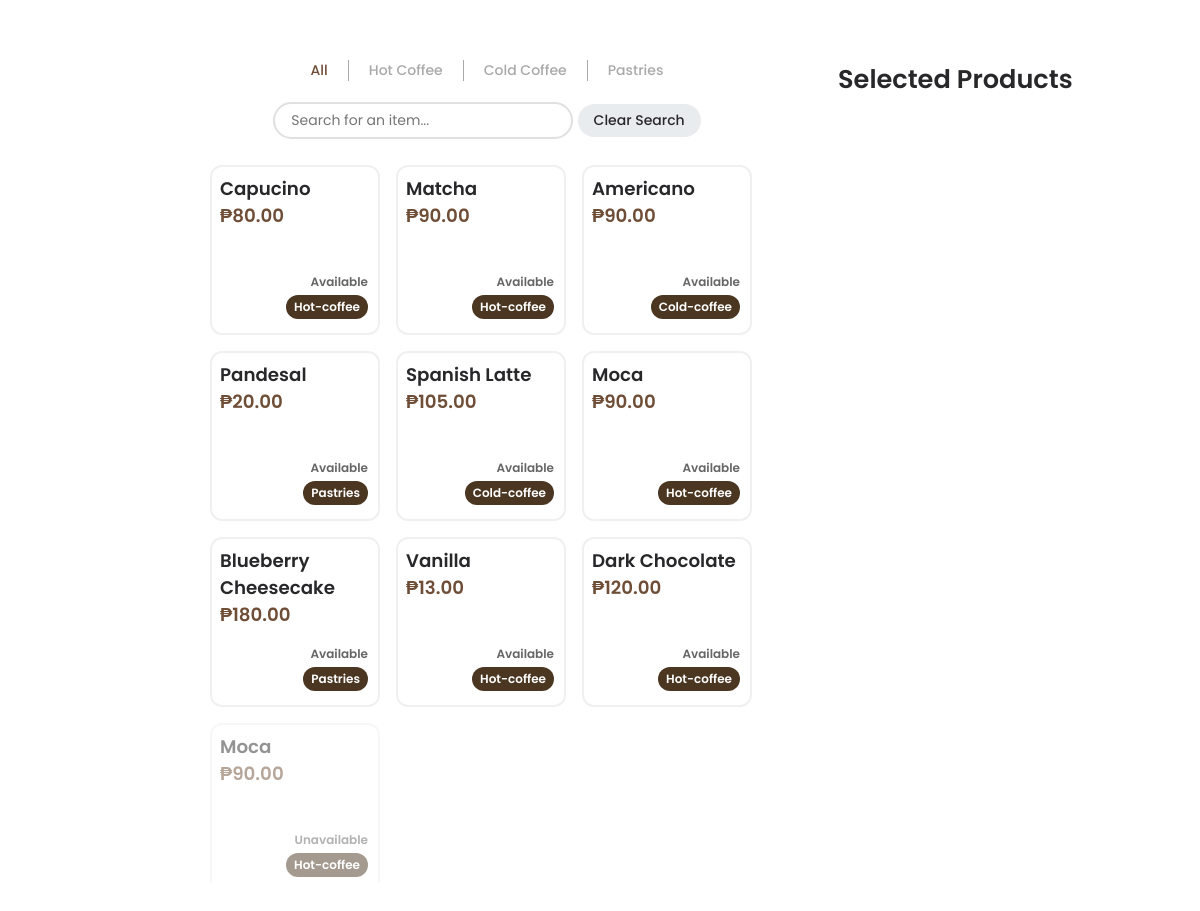
The page /purchase (signed in) on the database its author committed.
### tables this page shows
CREATE TABLE products (
                id INTEGER PRIMARY KEY AUTOINCREMENT,
                name TEXT NOT NULL,
                price DECIMAL(10, 2) NOT NULL,
                is_available BOOLEAN DEFAULT 1,
                category TEXT NOT NULL,
                is_deleted BOOLEAN DEFAULT 0
            );

### app.py (the view, shortened to what this page needs)
@app.route("/")
@app.route("/home")
@app.route("/purchase", methods=["GET", "POST"])
@login_required
def purchase():
    return getProducts()

### app.py (called while the page is built)
@app.before_request
def setup():
    init_db(DB)

### auth.py (called while the page is built)
def login_required(f):
    @wraps(f)
    def decorated(*args, **kwargs):
        if "user" not in session:
            return redirect(url_for("login"))
        return f(*args, **kwargs)
    return decorated

### templates/purchase.html (shortened to what this page needs)
{% extends 'layout.html' %}
{% block content %}
<link rel="stylesheet" href="{{ url_for('static', filename='css/purchase.css') }}">
<link rel="stylesheet" href="{{ url_for('static', filename='css/receipt.css') }}">
<div class="transaction-container">
    <div class="main-content">
        <section class="products-section">
            <div class="categories-container" id="category-container">
                <ul class="categories">
                    <li class="{% if selected_category == 'all' %}active{% endif %}" data-category="all">
                        <a href="#" onclick="setCategory('all')">All</a>
                    </li>
                    <li class="{% if selected_category == 'hot-coffee' %}active{% endif %}" data-category="hot-coffee">
                        <a href="#" onclick="setCategory('hot-coffee')">Hot Coffee</a>
                    </li>
                    <li class="{% if selected_category == 'cold-coffee' %}active{% endif %}" data-category="cold-coffee">
                        <a href="#" onclick="setCategory('cold-coffee')">Cold Coffee</a>
                    </li>
                    <li class="{% if selected_category == 'pastries' %}active{% endif %}" data-category="pastries">
                        <a href="#" onclick="setCategory('pastries')">Pastries</a>
                    </li>
                </ul>
            </div>
            <div class="search-container">
                <input type="text" name="search-bar" id="search-query" class="search-input" placeholder="Search for an item...">
                <button type="button" id="clear-search-button">Clear Search</button>
            </div>
            <ul id="product-list" class="products-grid">
                {% for product in products|sort(attribute='is_available', reverse=True) %}
                    {% if product['name'] %}
                    <li
                        class="product-card{% if not product['is_available'] %} unavailable{% endif %}"
                        data-id="{{ product['id'] }}"
                        data-name="{{ product['name']|replace("'", "\\'")|replace('\\', '\\\\') }}"
                        data-price="{{ product['price'] }}"
                        data-category="{{ product['category']|replace("'", "\\'")|replace('\\', '\\\\') }}"
                        data-available="{{ 'true' if product['is_available'] else 'false' }}"
                    >
                        <h4>{{ product['name'] }}</h4>
                        <p class="product-price">₱{{ '%.2f'|format(product['price']) }}</p>
                        <div class="product-info">
                            <p class="availability">{{ "Available" if product['is_available'] else "Unavailable" }}</p>
                            <p class="category">{{ product['category']|capitalize }}</p>
                        </div>
                    </li>
                    {% endif %}
                {% endfor %}
            </ul>
        </section>
        <aside class="cart-section">
                <h3 class="cart-title">Selected Products</h3>
            <div id="selected-products-section" class="selected-products-container">
            </div>
        </aside>
    </div>
</div>
{% endblock %}

### static/css/layout.css (style rules this page uses)
:root { --dark: #28282B; --light: #fff; --brown-light: #a67b5b; --brown-ver1: #4b3621; --brown-ver2: #6f4e37; --brown-ver3: #382206; --gray-light: #f8f9fa; --gray-medium: #e9ecef; --gray-dark: #6c757d; --fs-xxxl: 2.2rem; --fs-xxl: 2rem; --fs-xl: 1.6rem; --fs-l: 1.4rem; --fs-m: 1.2rem; --fs-s: 1.14rem; --fs-xs: .975rem; --fs-xxs: 0.875rem; --fs-xxxs: 0.75rem; --primary-font: 'Poppins', sans-serif; --trans-duration-default: .27s; --shadow-default: rgba(0, 0, 0, 0.068) 0px 2px 3px 0px, rgba(0, 0, 0, 0.408) 0px 0px 0px .06rem; --shadow-hover: 0 10px 20px rgba(0,0,0,0.19), 0 6px 6px rgba(0, 0, 0, 0.312); --shadow-material: 0 1px 3px rgba(0,0,0,0.12), 0 1px 2px rgba(0,0,0,0.24); }
* { box-sizing: border-box; padding: 0; margin: 0; font-family: var(--primary-font); color: var(--brown-ver1); }
h1, h2, h3 { font-weight: 600; color: var(--brown-ver1); }
h3 { font-size: var(--fs-l); }
h4 { font-size: var(--fs-m); }
a { text-decoration: none; }
#clear-search-button { padding: 0.375rem 1rem; background-color: var(--gray-medium); color: var(--dark); border: none; border-radius: 25px; font-size: var(--fs-xxs); font-weight: 500; cursor: pointer; transition: all var(--trans-duration-default); white-space: nowrap; }
ul > li { list-style: none; }
.categories a { color: var(--brown-light); font-weight: 500; }
.categories .active a { color: var(--brown-ver3); }

### static/css/purchase.css (style rules this page uses)
.transaction-container { display: flex; height: 95dvh; gap: 1rem; padding: 1rem; overflow: hidden; }
.main-content { flex: 1; display: flex; gap: 1rem; }
.products-section { flex: 1; background-color: var(--light); border-radius: 12px; padding: 1.5rem; }
.categories-container { margin-bottom: 1.3rem; }
.categories { display: flex; list-style: none; justify-content: center; flex-wrap: wrap; }
.categories li { transition: all var(--trans-duration-default); overflow: hidden; }
.categories li a { display: block; text-decoration: none; color: #a9a9a9; font-size: var(--fs-xxs); font-weight: 500; padding: 0 20px; transition: all var(--trans-duration-default); }
.categories li:not(:last-of-type) a { border-right: 1px solid #a9a9a9; }
.categories li.active a { color: var(--brown-ver2); }
.search-container { margin-bottom: 1rem; text-align: center; }
.search-input { width: 100%; max-width: 300px; padding: 0.375rem 1rem; border: 2px solid #e0e0e0; border-radius: 25px; font-size: var(--fs-xxs); font-family: var(--primary-font); transition: all var(--trans-duration-default); background-color: var(--light); }
.products-grid { display: flex; flex-direction: row; flex-wrap: wrap; gap: 1rem; list-style: none; height: 90%; width: 100%; padding: 10px; justify-content: start; align-items: start; overflow: hidden; overflow-y: auto; position: relative; }
.product-card { background-color: var(--light); border-radius: 12px; padding: .5rem; width: 23%; min-width: 170px; height: 170px; cursor: pointer; transition: all var(--trans-duration-default); border: 2px solid #f0f0f0; position: relative; }
.product-card.unavailable { opacity: 0.5; cursor: not-allowed; }
.product-card h4 { font-size: var(--fs-s); font-weight: 600; color: var(--dark); }
.product-card p { font-size: var(--fs-xxxs); margin-bottom: 0.25rem; color: #666; }
.product-info { position: absolute; text-align: right; bottom: 10px; right: 10px; }
.availability { font-weight: 600; }
.category { font-weight: 600; padding: 3px 8px; background-color: var(--brown-ver1); color: var(--light) !important; border-radius: 20px; }
.product-price { font-weight: 600; color: var(--brown-ver2) !important; font-size: var(--fs-s) !important; transition: all var(--trans-duration-default); padding: 0 0; }
.cart-section { width: 350px; padding: 1.5rem; display: flex; flex-direction: column; gap: 1.5rem; }
.cart-title { font-size: var(--fs-xl); font-weight: 600; color: var(--dark); }
.selected-products-container { flex: 1; height: 600px; overflow: hidden; overflow-y: auto; padding: 10px 5px; }

### rows shown on the page
products: name "Capucino", price "80.00", is_available "Available", category "Hot-coffee"
products: name "Matcha", price "90.00", is_available "Available", category "Hot-coffee"
products: name "Americano", price "90.00", is_available "Available", category "Cold-coffee"
products: name "Pandesal", price "20.00", is_available "Available", category "Pastries"
products: name "Spanish Latte", price "105.00", is_available "Available", category "Cold-coffee"
products: name "Moca", price "90.00", is_available "Available", category "Hot-coffee"
products: name "Blueberry Cheesecake", price "180.00", is_available "Available", category "Pastries"
products: name "Vanilla", price "13.00", is_available "Available", category "Hot-coffee"
products: name "Dark Chocolate", price "120.00", is_available "Available", category "Hot-coffee"
products: name "Moca", price "90.00", is_available "Unavailable", category "Hot-coffee"
